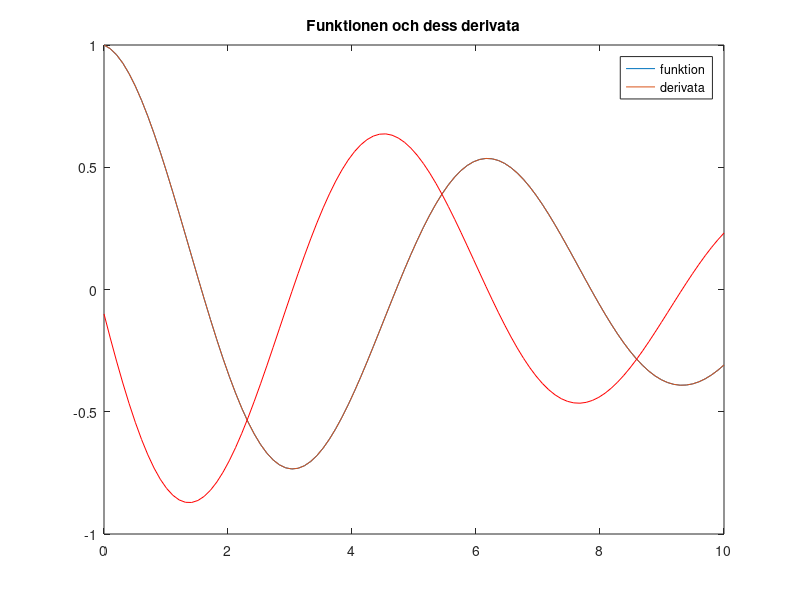

Write MATLAB code to recreate this figure.
%% D2

pi
sqrt(3)
sqrt(-3)
sqrt(i)
exp(1)^(pi*i)

%% D3

z = sqrt(i);
abs(z)
angle(z)

z = exp(1)^(pi*i);
real(z)
imag(z)


%% D4

a = 3 + 2i;
b = 5 - 1i;
x = a * b

%% D5

g = @(x) exp(1).^(-0.1*x) .* cos(x);
g(0)
g(2)

%% D7

g = @(x) exp(1).^(-0.1*x) .* cos(x);

x = linspace(0, 10);
y = g(x);

plot(x, y);

%% D8

h = 1e-6;
deriv = @(f, x) (f(x + h) - f(x))./h;

error = deriv(@sin, 0) - cos(0)

%% D9

g = @(x) exp(1).^(-0.1*x) .* cos(x);
x = linspace(0, 10);
y = g(x);

h = 1e-6;
deriv = @(f, x) (f(x + h) - f(x))./h;

hold on;
plot(x, y);
plot(x, deriv(g, x), 'r');

title('Funktionen och dess derivata');
legend('funktion', 'derivata');
print('funktionsbild', '-dpng');


%% D10

g = @(x) exp(1).^(-0.1*x) .* cos(x);
x = linspace(0, 10);

h = 1e-6;
deriv = @(f, x) (f(x + h) - f(x))./h;

h1 = @(x) exp(1).^(-0.1*x) .* cos(x) - 0.1*exp(1).^(-0.1*x).*sin(x);
h2 = @(x) -0.1*exp(1).^(-0.1*x) .* cos(x) - exp(1).^(-0.1*x).*sin(x);
h3 = @(x) -0.1*exp(1).^(-0.1*x) .* cos(x) - 0.1*exp(1).^(-0.1*x).*sin(x);

y0 = deriv(g, x);
y1 = h1(x);
y2 = h2(x);
y3 = h3(x);

dy1 = y1 - y0;
dy2 = y2 - y0;
dy3 = y3 - y0;

norm(dy1)
norm(dy2)
norm(dy3)